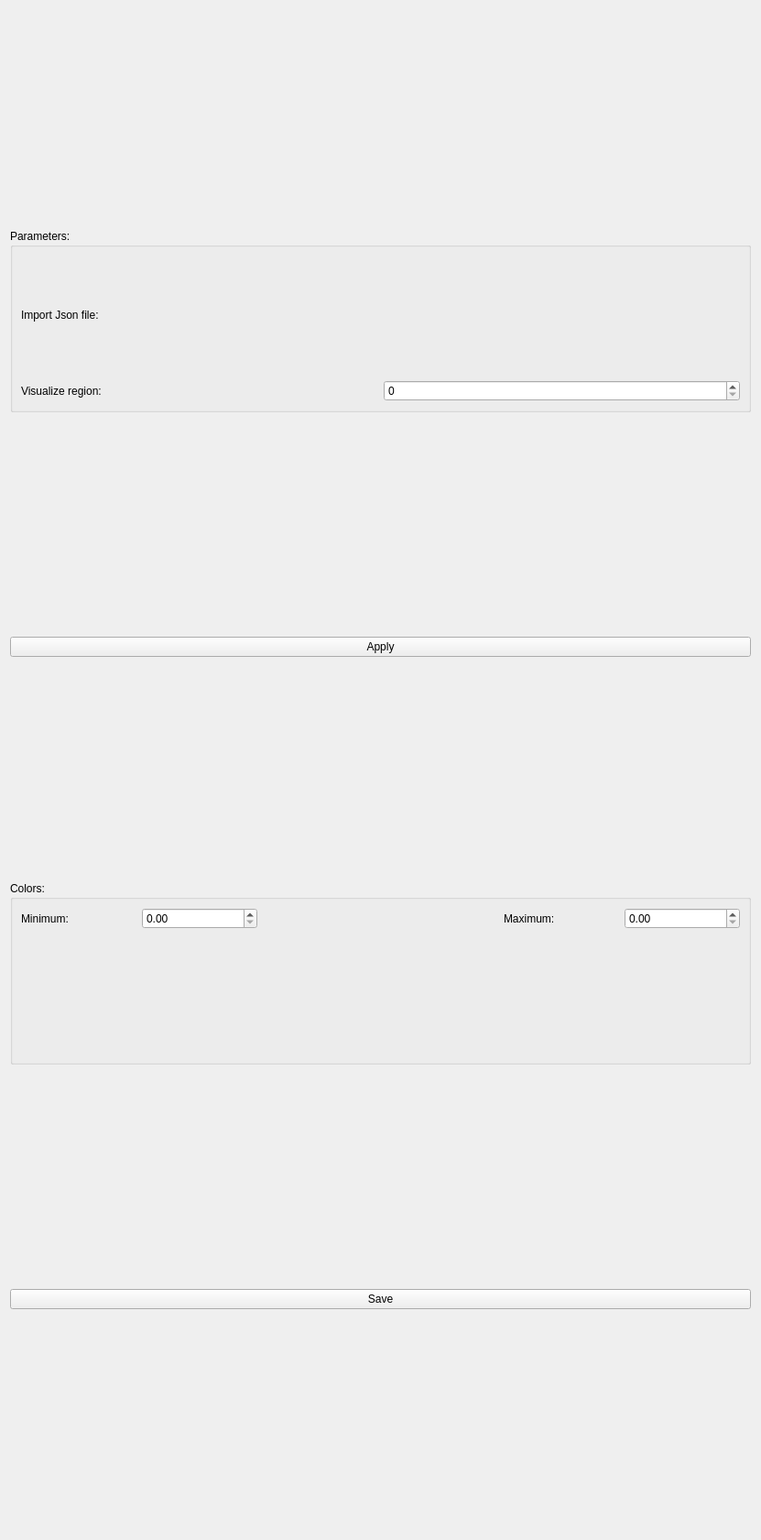
<?xml version="1.0" encoding="UTF-8"?>
<ui version="4.0">
 <class>ShapeDistanceAnalyzer</class>
 <widget class="qMRMLWidget" name="ShapeDistanceAnalyzer">
  <property name="geometry">
   <rect>
    <x>0</x>
    <y>0</y>
    <width>831</width>
    <height>1681</height>
   </rect>
  </property>
  <property name="windowTitle">
   <string>Form</string>
  </property>
  <layout class="QVBoxLayout" name="verticalLayout_5">
   <item>
    <widget class="QGroupBox" name="groupBox_2">
     <property name="maximumSize">
      <size>
       <width>16777215</width>
       <height>200</height>
      </size>
     </property>
     <property name="title">
      <string>Parameters:</string>
     </property>
     <layout class="QGridLayout" name="gridLayout_2">
      <item row="0" column="0">
       <layout class="QGridLayout" name="gridLayout_14">
        <item row="0" column="0">
         <widget class="QLabel" name="label_3">
          <property name="text">
           <string>Import Json file:</string>
          </property>
         </widget>
        </item>
        <item row="1" column="0">
         <widget class="QLabel" name="label_7">
          <property name="text">
           <string>Visualize region:</string>
          </property>
         </widget>
        </item>
        <item row="0" column="1">
         <widget class="Q3TextBrowser" name="textBrowser"/>
        </item>
        <item row="1" column="1">
         <widget class="QSpinBox" name="NodeRegion"/>
        </item>
       </layout>
      </item>
     </layout>
    </widget>
   </item>
   <item>
    <widget class="QPushButton" name="pushButton">
     <property name="text">
      <string>Apply</string>
     </property>
    </widget>
   </item>
   <item>
    <widget class="QGroupBox" name="groupBox_5">
     <property name="maximumSize">
      <size>
       <width>16777215</width>
       <height>200</height>
      </size>
     </property>
     <property name="title">
      <string>Colors:</string>
     </property>
     <layout class="QGridLayout" name="gridLayout_3">
      <item row="0" column="0">
       <layout class="QGridLayout" name="gridLayout_color">
        <item row="1" column="2" colspan="4">
         <widget class="ctkRangeSlider" name="ctkRangeSlider_color" native="true"/>
        </item>
        <item row="1" column="6">
         <widget class="QLabel" name="label_colorMax">
          <property name="text">
           <string/>
          </property>
         </widget>
        </item>
        <item row="1" column="1">
         <widget class="QLabel" name="label_colorMin">
          <property name="text">
           <string/>
          </property>
         </widget>
        </item>
        <item row="0" column="1">
         <widget class="QLabel" name="label_10">
          <property name="text">
           <string>Minimum:</string>
          </property>
         </widget>
        </item>
        <item row="0" column="2">
         <widget class="QDoubleSpinBox" name="doubleSpinBox_minimum"/>
        </item>
        <item row="0" column="6">
         <widget class="QDoubleSpinBox" name="doubleSpinBox_maximum"/>
        </item>
        <item row="0" column="5">
         <widget class="QLabel" name="label_12">
          <property name="text">
           <string>Maximum:</string>
          </property>
         </widget>
        </item>
       </layout>
      </item>
     </layout>
    </widget>
   </item>
   <item>
    <widget class="QPushButton" name="pushButton_save">
     <property name="text">
      <string>Save</string>
     </property>
    </widget>
   </item>
  </layout>
 </widget>
 <customwidgets>
  <customwidget>
   <class>Q3Frame</class>
   <extends>QFrame</extends>
   <header>Qt3Support/Q3Frame</header>
   <container>1</container>
  </customwidget>
  <customwidget>
   <class>Q3TextEdit</class>
   <extends>Q3Frame</extends>
   <header>q3textedit.h</header>
  </customwidget>
  <customwidget>
   <class>Q3TextBrowser</class>
   <extends>Q3TextEdit</extends>
   <header>Qt3Support/Q3TextBrowser</header>
  </customwidget>
  <customwidget>
   <class>qMRMLWidget</class>
   <extends>QWidget</extends>
   <header>qMRMLWidget.h</header>
   <container>1</container>
  </customwidget>
  <customwidget>
   <class>ctkRangeSlider</class>
   <extends>QWidget</extends>
   <header>ctkrangeslider.h</header>
  </customwidget>
 </customwidgets>
 <resources/>
 <connections/>
</ui>
